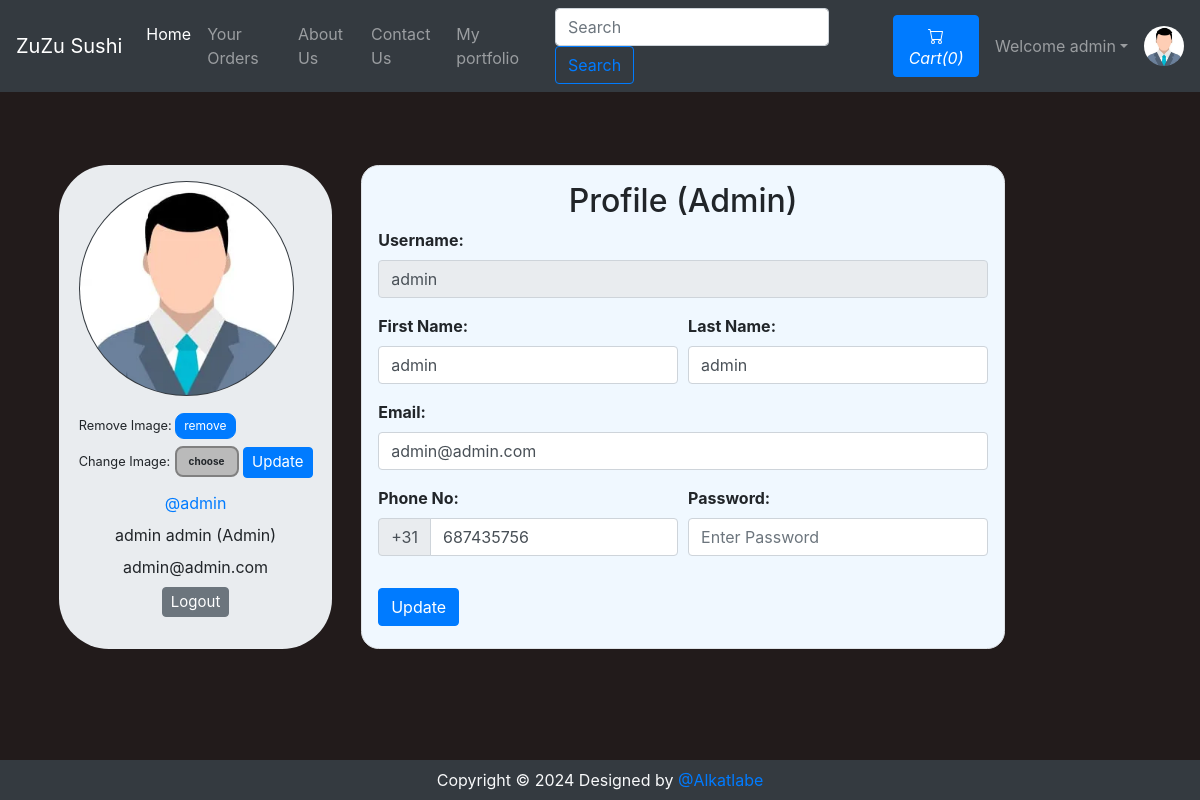
The app's page /viewProfile.php (signed in) with its own data.
### tables this page shows
CREATE TABLE `sitedetail` (
  `tempId` int(11) NOT NULL,
  `systemName` varchar(21) NOT NULL,
  `email` varchar(255) NOT NULL,
  `contact1` bigint(21) NOT NULL,
  `contact2` bigint(21) DEFAULT NULL COMMENT 'Optional',
  `address` text NOT NULL,
  `dateTime` datetime NOT NULL DEFAULT '0000-00-00 00:00:00' ON UPDATE current_timestamp()
);

CREATE TABLE `users` (
  `id` int(21) NOT NULL,
  `username` varchar(21) NOT NULL,
  `firstName` varchar(21) NOT NULL,
  `lastName` varchar(21) NOT NULL,
  `email` varchar(35) NOT NULL,
  `phone` bigint(20) NOT NULL,
  `userType` enum('0','1') NOT NULL DEFAULT '0' COMMENT '0=user\r\n1=admin',
  `password` varchar(255) NOT NULL,
  `joinDate` datetime NOT NULL DEFAULT current_timestamp()
);

### viewProfile.php (the view, shortened to what this page needs)
<!DOCTYPE HTML>
<html lang="en">
<head>
    <link rel="stylesheet" href="https://stackpath.bootstrapcdn.com/bootstrap/4.2.1/css/bootstrap.min.css">
    <link rel="stylesheet" href="https://stackpath.bootstrapcdn.com/bootstrap/4.3.1/css/bootstrap.min.css">
    <link rel="stylesheet" href="https://use.fontawesome.com/releases/v5.7.2/css/all.css">
</head>
<body>
    <?php include 'Templates/_dbconnect.php';?>
    <?php require 'Templates/_nav.php' ?>
    <?php
        if($loggedin) {
    ?>
    <div class="container">
        <?php
            $sql = "SELECT * FROM users WHERE id='$userId'";
            $result = mysqli_query($conn, $sql);
            $row=mysqli_fetch_assoc($result);
            $username = $row['username'];
            $firstName = $row['firstName'];
            $lastName = $row['lastName'];
            $email = $row['email'];
            $phone = $row['phone'];
            $userType = $row['userType'];
            if($userType == 0) {
                $userType = "User";
            }
            else {
                $userType = "Admin";
            }
        ?>
        <div class="row">
            <div class="jumbotron p-3 mb-3" style="display: flex;justify-content: center;width: 28%;border-radius: 50px;margin: 0 auto;">
                <div class="user-info">
                    <img class="rounded-circle mb-3 bg-dark" src="img/person-<?php echo $userId; ?>.jpg" onError="this.src = 'img/profilePic.jpg'" style="width:215px;height:215px;padding:1px;">
                    <form action="Templates/_manageProfile.php" method="POST">
                        <small>Remove Image: </small><button type="submit" class="btn btn-primary" name="removeProfilePic" style="font-size: 12px;padding: 3px 8px;border-radius: 9px;">remove</button>
                    </form>
                    <form action="Templates/_manageProfile.php" method="POST" enctype="multipart/form-data" style="margin-top: 7px;">
                        <div class="upload-btn-wrapper">
                            <small>Change Image:</small>
                            <button class="btn upload">choose</button>
                        </div>
                        <button type="submit" name="updateProfilePic" class="btn btn-primary" style="margin-top: -20px;font-size: 15px;padding: 3px 8px;">Update</button>
                    </form>
                    <ul class="meta list list-unstyled" style="text-align:center;">
                        <li class="username my-2"><a href="viewProfile.php">@<?php echo $username ?></a></li>
                        <li class="name"><?php echo $firstName." ".$lastName; ?>
                            <label class="label label-info">(<?php echo $userType ?>)</label>
                        </li>
                        <li class="email"><?php echo $email ?></li>
                        <li class="my-2"><a href="Templates/_logout.php"><button class="btn btn-secondary" style="font-size: 15px;padding: 3px 8px;">Logout</button></a></li>
                    </ul>
                </div>
            </div>
            <div class="content-panel mb-3" style="display: flex;justify-content: center;">
                <div class="border p-3" style="border: 2px solid rgba(0, 0, 0, 0.1);border-radius: 1.1rem;background-color: aliceblue;">
                    <h2 class="title text-center">Profile<span class="pro-label label label-warning"> (<?php echo $userType ?>)</span></h2>
                    <form action="Templates/_manageProfile.php" method="post">
                        <div class="form-group">
                            <b><label for="username">Username:</label></b>
                            <input class="form-control" id="username" name="username" type="text" disabled value="<?php echo $username ?>">
                        </div>
                        <div class="form-row">
                        <div class="form-group col-md-6">
                            <b><label for="firstName">First Name:</label></b>
                            <input type="text" class="form-control" id="firstName" name="firstName" placeholder="First Name" required value="<?php echo $firstName ?>">
                        </div>
                        <div class="form-group col-md-6">
                            <b><label for="lastName">Last Name:</label></b>
                            <input type="text" class="form-control" id="lastName" name="lastName" placeholder="Last name" required value="<?php echo $lastName ?>">
                        </div>
                        </div>
                        <div class="form-group">
                            <b><label for="email">Email:</label></b>
                            <input type="email" class="form-control" id="email" name="email" placeholder="Enter Your Email" required value="<?php echo $email ?>">
                        </div>
                        <div class="form-row">
                            <div class="form-group  col-md-6">
                                <b><label for="phone">Phone No:</label></b>
                                <div class="input-group mb-3">
                                    <div class="input-group-prepend">
                                        <span class="input-group-text" id="basic-addon">+31</span>
                                    </div>
                                    <input type="tel" class="form-control" id="phone" name="phone" placeholder="Enter Your Phone Number" required pattern="[0-9]{9}" maxlength="9" value="<?php echo $phone ?>">
                                </div>
                            </div>
                            <div class="form-group  col-md-6">
                                <b><label for="password">Password:</label></b>
                                <input class="form-control" id="password" name="password" placeholder="Enter Password" type="password" required minlength="4" maxlength="21" data-toggle="password">
                            </div>
                        </div>
                        <button type="submit" name="updateProfileDetail" class="btn btn-primary">Update</button>
                    </form>
                </div>
            </div>
        </div>
    </div>
    <?php
        }
    ?>
    <?php require 'Templates/_footer.php' ?>
</body>
</html>

### Templates/_nav.php (shortened to what this page needs)
<?php
if(isset($_SESSION['loggedin']) && $_SESSION['loggedin']==true){
  $loggedin= true;
  $userId = $_SESSION['userId'];
  $username = $_SESSION['username'];
}
else{
  $loggedin = false;
  $userId = 0;
}
$sql = "SELECT * FROM `sitedetail`";
$result = mysqli_query($conn, $sql);
$row = mysqli_fetch_assoc($result);
$systemName = $row['systemName'];
echo '<nav class="navbar navbar-expand-lg navbar-dark bg-dark">
      <a class="navbar-brand" href="index.php">'.$systemName.'</a>
      <button class="navbar-toggler" type="button" data-toggle="collapse" data-target="#navbarSupportedContent" aria-controls="navbarSupportedContent" aria-expanded="false" aria-label="Toggle navigation">
        <span class="navbar-toggler-icon"></span>
      </button>
      <div class="collapse navbar-collapse" id="navbarSupportedContent">
        <ul class="navbar-nav mr-auto">
          <li class="nav-item active">
            <a class="nav-link" href="index.php">Home <span class="sr-only">(current)</span></a>
          </li>
          <li class="nav-item">
            <a class="nav-link" href="viewOrder.php">Your Orders</a>
          </li>
          <li class="nav-item">
            <a class="nav-link" href="about.php">About Us</a>
          </li>
          <li class="nav-item">
            <a class="nav-link" href="contact.php">Contact Us</a>
          </li>
          <li class="nav-item">
            <a class="nav-link" href="../index.php">My portfolio</a>
          </li>
        </ul>
        <form method="get" action="/Rest/search.php" class="form-inline my-2 my-lg-0 mx-3">
          <input class="form-control mr-sm-2" type="search" name="search" id="search" placeholder="Search" aria-label="Search" required>
          <button class="btn btn-outline-primary my-2 my-sm-0" type="submit">Search</button>
        </form>';
        $countsql = "SELECT SUM(`itemQuantity`) FROM `viewcart` WHERE `userId`=$userId";
        $countresult = mysqli_query($conn, $countsql);
        $countrow = mysqli_fetch_assoc($countresult);
        $count = $countrow['SUM(`itemQuantity`)'];
        if(!$count) {
          $count = 0;
        }
        echo '<a href="viewCart.php"><button type="button" class="btn btn-primary mx-2" title="MyCart">
          <svg xmlns="img/cart.svg" width="16" height="16" fill="currentColor" class="bi bi-cart" viewBox="0 0 16 16">
            <path d="M0 1.5A.5.5 0 0 1 .5 1H2a.5.5 0 0 1 .485.379L2.89 3H14.5a.5.5 0 0 1 .491.592l-1.5 8A.5.5 0 0 1 13 12H4a.5.5 0 0 1-.491-.408L2.01 3.607 1.61 2H.5a.5.5 0 0 1-.5-.5zM3.102 4l1.313 7h8.17l1.313-7H3.102zM5 12a2 2 0 1 0 0 4 2 2 0 0 0 0-4zm7 0a2 2 0 1 0 0 4 2 2 0 0 0 0-4zm-7 1a1 1 0 1 1 0 2 1 1 0 0 1 0-2zm7 0a1 1 0 1 1 0 2 1 1 0 0 1 0-2z"/>
          </svg>
          <i class="bi bi-cart">Cart(' .$count. ')</i>
        </button></a>';
        if($loggedin){
          echo '<ul class="navbar-nav mr-2">
            <li class="nav-item dropdown">
              <a class="nav-link dropdown-toggle" href="#" id="navbarDropdown" role="button" data-toggle="dropdown"> Welcome ' .$username. '</a>
              <div class="dropdown-menu" aria-labelledby="navbarDropdown">
                <a class="dropdown-item" href="Templates/_logout.php">Logout</a>
              </div>
            </li>
          </ul>
          <div class="text-center image-size-small position-relative">
            <a href="viewProfile.php"><img src="img/person-' .$userId. '.jpg" class="rounded-circle" onError="this.src = \'img/profilePic.jpg\'" style="width:40px; height:40px"></a>
          </div>';
        }
        else {
          echo '
          <button type="button" class="btn btn-primary mx-2"  data-toggle="modal" data-target="#loginModal">Login</button>
          <button type="button" class="btn btn-primary mx-2"  data-toggle="modal" data-target="#signupModal">SignUp</button>';
        }
  echo '</div>
    </nav>';
?>

### viewProfile.php (style rules this page uses)
body { background-color: #221b1b; }
.row { margin-right: 150px; margin-top: 73px; }
.upload-btn-wrapper { position: relative; overflow: hidden; display: inline-block; }
button.btn.upload { border: 2px solid gray; background-color: #bababa; border-radius: 8px; font-size: 10px; font-weight: bold; }

### records on screen
sitedetail: systemName "ZuZu Sushi"
users: username "admin", firstName "admin", lastName "admin", userType "Admin", email "admin@admin.com", phone "687435756"

### other values on screen
$count "0"
$username "admin"
